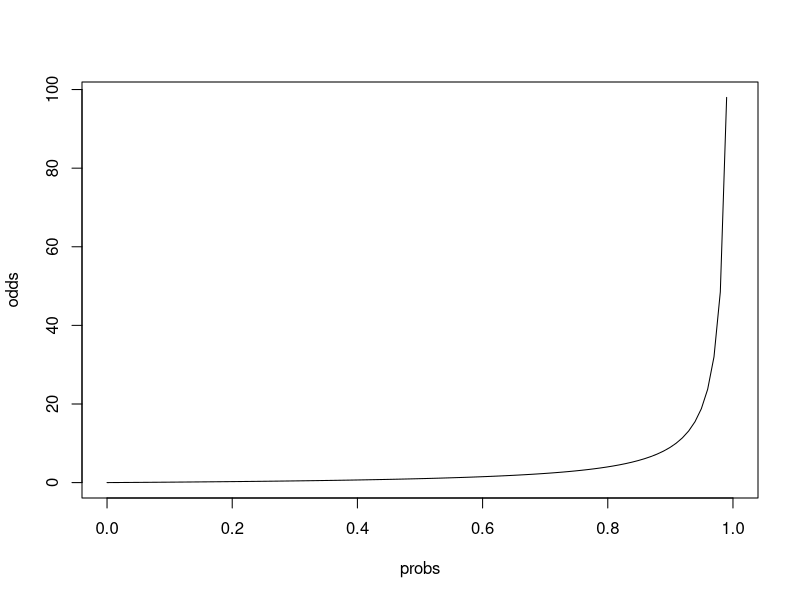
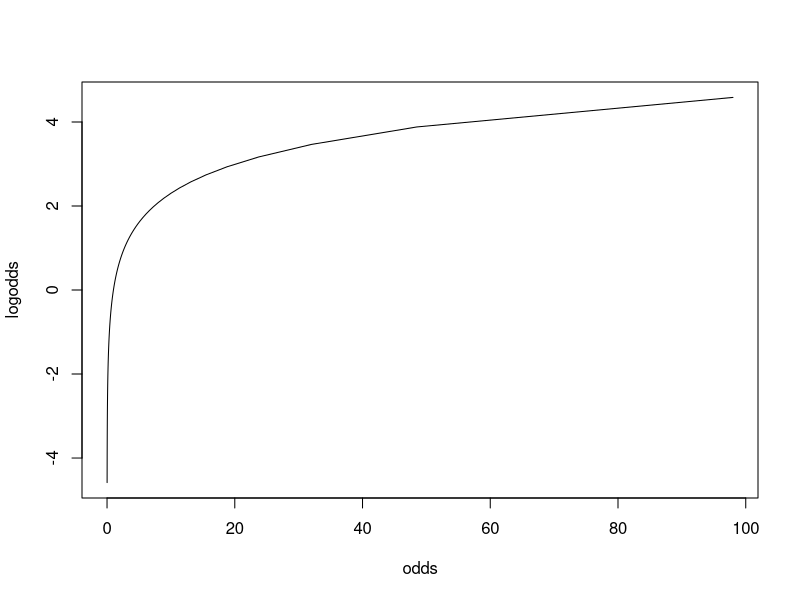
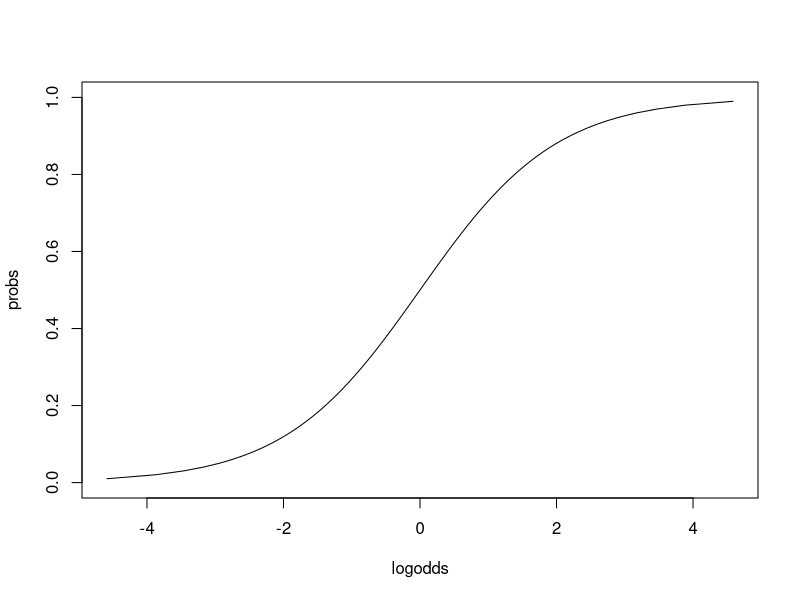
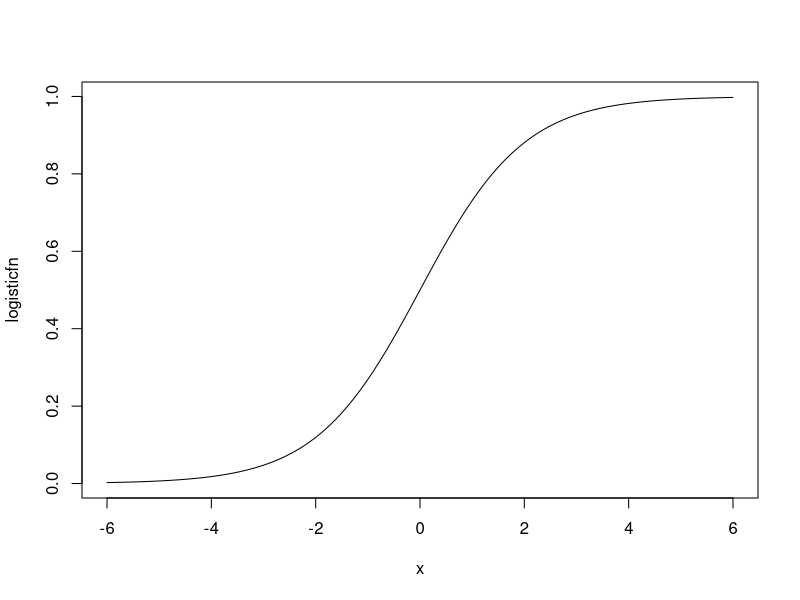

Source code (R) for these figures, in order: (Note: this script raises an error after producing the figures.)

### Logistic Regression ###

probs <- seq(0,1, by = .1)

odds <- probs/(1 - probs)

logodds <- log(odds)

tab1 <- cbind(probs,odds)

tab2 <- cbind(odds, logodds)

tab3 <- cbind(logodds,probs)



### repeat, for plot

probs <- seq(0,1, length = 100)

odds <- probs/(1 - probs)

plot(probs, odds, type='l')

logodds <- log(odds)

plot(odds, logodds, type='l')

plot(logodds, probs , type = 'l')


# graph of logit

x <- seq(-6,6,length = 100)

logisticfn <- exp(x)/(1 + exp(x))

plot(x, logisticfn, type = 'l')

#**********************************
#*********************************

# Example 1.

discount <- c(0,0,0,0,0,0,50,50,50,50,50,100,100,100,100,150,150,150,200,200)
buy <- c(0,0,0,1,0,0,0,1,0,0,1,1,1,0,1,1,0,1,1,1)

ex1 <-glm(buy~discount, family = binomial)
summary(ex1)



# Get data
current_working_dir <- dirname(rstudioapi::getActiveDocumentContext()$path)
setwd(current_working_dir)
data <- read.csv(file="data/cafe.csv",header = TRUE, sep = ",")
head(data, n=5)

# The data is taken from 
# DePaolo, C.A.,& Robinson, D. F.(2011). "Cafe data". Journal of Statistics Education, 19(1).
# https://www.tandfonline.com/doi/pdf/10.1080/10691898.2006.11910586

# I have modified their model by only taking the natural log of the dollar amount.
# I add one to the amount as log(0) undefined.

Amt1 = log(data$Amount+1) 
head(Amt1,n=5)

# fit logistic regression model
lr_model1 <- glm(Vote ~ REP + Amt1, family = binomial, data)
summary(lr_model1)


### Below is the code to run the model run in Preston's paper.
### See https://www.tandfonline.com/doi/pdf/10.1080/10691898.2006.11910586
# Transform Amount to log-transformation.  This transformation "express"
# how many digits are in the dollar amount.

Amt2 = log10(10*data$Amount+1) 
head(Amt2,n=5)

# fit logistic regression model
lr_model2 <- glm(Vote ~ REP+Amt2, family = binomial, data)
summary(lr_model2)
